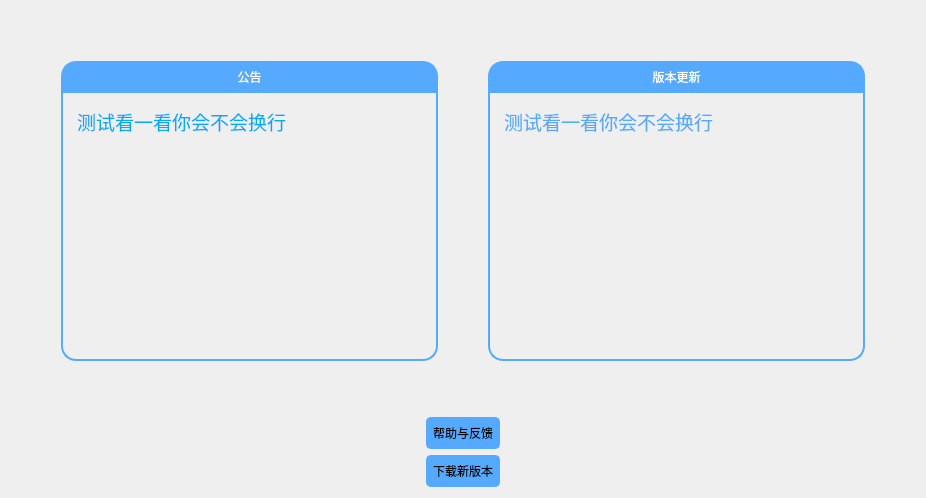
<?xml version="1.0" encoding="UTF-8"?>
<ui version="4.0">
 <class>PrimaryFaceUI</class>
 <widget class="QWidget" name="PrimaryFaceUI">
  <property name="geometry">
   <rect>
    <x>0</x>
    <y>0</y>
    <width>926</width>
    <height>498</height>
   </rect>
  </property>
  <property name="windowTitle">
   <string>Form</string>
  </property>
  <layout class="QVBoxLayout" name="verticalLayout_3">
   <item>
    <layout class="QHBoxLayout" name="horizontalLayout" stretch="1,1">
     <property name="spacing">
      <number>50</number>
     </property>
     <property name="sizeConstraint">
      <enum>QLayout::SetMinimumSize</enum>
     </property>
     <property name="leftMargin">
      <number>50</number>
     </property>
     <property name="topMargin">
      <number>50</number>
     </property>
     <property name="rightMargin">
      <number>50</number>
     </property>
     <property name="bottomMargin">
      <number>50</number>
     </property>
     <item>
      <layout class="QVBoxLayout" name="verticalLayout">
       <property name="spacing">
        <number>0</number>
       </property>
       <item>
        <widget class="QLabel" name="label">
         <property name="minimumSize">
          <size>
           <width>0</width>
           <height>30</height>
          </size>
         </property>
         <property name="maximumSize">
          <size>
           <width>16777215</width>
           <height>30</height>
          </size>
         </property>
         <property name="styleSheet">
          <string notr="true">QLabel{
     border-style: solid ;
     border-width: 2px;
     border-color:rgb(85, 170, 255);  
	 background-color: rgb(85, 170, 255);
	 font: 15pt &quot;华文行楷&quot;;
	 border-bottom-width:0px;
 	 border-top-left-radius:15px;
	 border-top-right-radius:15px;
	 color: rgb(255, 255, 255);
	 text-align:center;
}</string>
         </property>
         <property name="text">
          <string>公告</string>
         </property>
         <property name="alignment">
          <set>Qt::AlignCenter</set>
         </property>
        </widget>
       </item>
       <item>
        <widget class="QTextEdit" name="informTextEdit">
         <property name="enabled">
          <bool>false</bool>
         </property>
         <property name="styleSheet">
          <string notr="true">QTextEdit{
     border-style: solid ;
     border-width: 2px;
     border-color:rgb(85, 170, 255);
     background-color:rgba(255, 170, 255,00);
	 font: 13pt &quot;华文行楷&quot;;
	 border-bottom-left-radius:15px;
	 border-bottom-right-radius:15px;
	 padding:10px;
	
	color: rgb(0, 170, 255);
}</string>
         </property>
         <property name="html">
          <string>&lt;!DOCTYPE HTML PUBLIC &quot;-//W3C//DTD HTML 4.0//EN&quot; &quot;http://www.w3.org/TR/REC-html40/strict.dtd&quot;&gt;
&lt;html&gt;&lt;head&gt;&lt;meta name=&quot;qrichtext&quot; content=&quot;1&quot; /&gt;&lt;title&gt;mystery - 爱N就在天边的博客&lt;/title&gt;&lt;style type=&quot;text/css&quot;&gt;
p, li { white-space: pre-wrap; }
&lt;/style&gt;&lt;/head&gt;&lt;body style=&quot; font-family:'华文行楷'; font-size:13pt; font-weight:400; font-style:normal;&quot;&gt;
&lt;p style=&quot; margin-top:0px; margin-bottom:0px; margin-left:0px; margin-right:0px; -qt-block-indent:0; text-indent:0px;&quot;&gt;&lt;span style=&quot; font-size:14pt;&quot;&gt;测试看一看你会不会换行&lt;/span&gt;&lt;/p&gt;&lt;/body&gt;&lt;/html&gt;</string>
         </property>
        </widget>
       </item>
      </layout>
     </item>
     <item>
      <layout class="QVBoxLayout" name="verticalLayout_2">
       <property name="spacing">
        <number>0</number>
       </property>
       <item>
        <widget class="QLabel" name="label_2">
         <property name="minimumSize">
          <size>
           <width>0</width>
           <height>30</height>
          </size>
         </property>
         <property name="maximumSize">
          <size>
           <width>16777215</width>
           <height>30</height>
          </size>
         </property>
         <property name="styleSheet">
          <string notr="true">QLabel{
     border-style: solid ;
     border-width: 2px;
     border-color:rgb(85, 170, 255);  
	 background-color: rgb(85, 170, 255);
	 font: 15pt &quot;华文行楷&quot;;
	 border-bottom-width:0px;
 	 border-top-left-radius:15px;
	 border-top-right-radius:15px;
	 color: rgb(255, 255, 255);
	 text-align:center;
}</string>
         </property>
         <property name="text">
          <string>版本更新</string>
         </property>
         <property name="alignment">
          <set>Qt::AlignCenter</set>
         </property>
        </widget>
       </item>
       <item>
        <widget class="QTextEdit" name="updataTextEdit">
         <property name="enabled">
          <bool>false</bool>
         </property>
         <property name="styleSheet">
          <string notr="true">QTextEdit{
     border-style: solid ;
     border-width: 2px;
     border-color:rgb(85, 170, 255);
     background-color:rgba(255, 170, 255,00);
	 font: 13pt &quot;华文行楷&quot;;
	 border-bottom-left-radius:15px;
	 border-bottom-right-radius:15px;
	 padding:10px;
	 
	
	color: rgb(85, 170, 255);
}</string>
         </property>
         <property name="html">
          <string>&lt;!DOCTYPE HTML PUBLIC &quot;-//W3C//DTD HTML 4.0//EN&quot; &quot;http://www.w3.org/TR/REC-html40/strict.dtd&quot;&gt;
&lt;html&gt;&lt;head&gt;&lt;meta name=&quot;qrichtext&quot; content=&quot;1&quot; /&gt;&lt;title&gt;mystery - 爱N就在天边的博客&lt;/title&gt;&lt;style type=&quot;text/css&quot;&gt;
p, li { white-space: pre-wrap; }
&lt;/style&gt;&lt;/head&gt;&lt;body style=&quot; font-family:'华文行楷'; font-size:13pt; font-weight:400; font-style:normal;&quot;&gt;
&lt;p style=&quot; margin-top:0px; margin-bottom:0px; margin-left:0px; margin-right:0px; -qt-block-indent:0; text-indent:0px;&quot;&gt;&lt;span style=&quot; font-size:14pt;&quot;&gt;测试看一看你会不会换行&lt;/span&gt;&lt;/p&gt;&lt;/body&gt;&lt;/html&gt;</string>
         </property>
        </widget>
       </item>
      </layout>
     </item>
    </layout>
   </item>
   <item>
    <layout class="QHBoxLayout" name="horizontalLayout_3">
     <item>
      <widget class="QPushButton" name="insertButton_2">
       <property name="sizePolicy">
        <sizepolicy hsizetype="Fixed" vsizetype="Fixed">
         <horstretch>0</horstretch>
         <verstretch>0</verstretch>
        </sizepolicy>
       </property>
       <property name="minimumSize">
        <size>
         <width>0</width>
         <height>30</height>
        </size>
       </property>
       <property name="styleSheet">
        <string notr="true">.QPushButton{
	background-color: rgb(85, 170, 255);
	border-color: rgb(85, 170, 255);
	border-width:2px;
	border-style:solid;
	border-radius:5px;
	padding:5px;
	font: 75 9pt &quot;微软雅黑&quot;;
}
.QPushButton:hover{
	
	border-color: rgb(255, 255, 255);
}</string>
       </property>
       <property name="text">
        <string>帮助与反馈</string>
       </property>
      </widget>
     </item>
    </layout>
   </item>
   <item>
    <layout class="QHBoxLayout" name="horizontalLayout_2">
     <item>
      <widget class="QPushButton" name="insertButton">
       <property name="sizePolicy">
        <sizepolicy hsizetype="Fixed" vsizetype="Fixed">
         <horstretch>0</horstretch>
         <verstretch>0</verstretch>
        </sizepolicy>
       </property>
       <property name="minimumSize">
        <size>
         <width>0</width>
         <height>30</height>
        </size>
       </property>
       <property name="styleSheet">
        <string notr="true">.QPushButton{
	background-color: rgb(85, 170, 255);
	border-color: rgb(85, 170, 255);
	border-width:2px;
	border-style:solid;
	border-radius:5px;
	padding:5px;
	font: 75 9pt &quot;微软雅黑&quot;;
}
.QPushButton:hover{
	
	border-color: rgb(255, 255, 255);
}</string>
       </property>
       <property name="text">
        <string>下载新版本</string>
       </property>
      </widget>
     </item>
    </layout>
   </item>
  </layout>
 </widget>
 <resources/>
 <connections/>
</ui>
